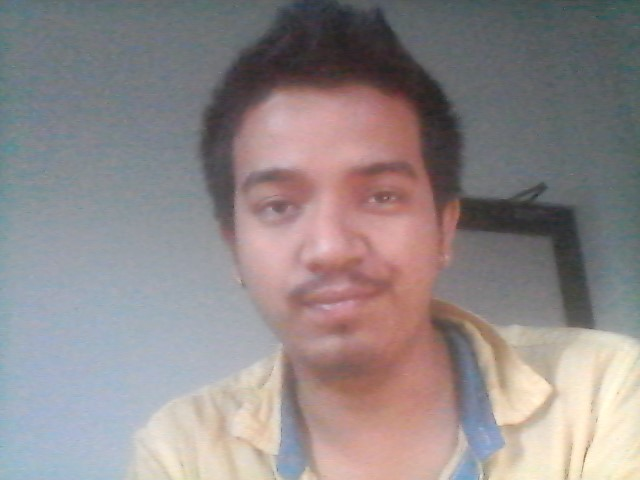
#> input picture Face_Antispoofing_System-main/presentation_tools/real_image.jpg, 640 x 480 px, given in place of the camera
$ python injection_detector.py   (older library calls are emulated)
#> lines starting #> are read from the running program, lines starting #| are printed output that depends on the picture
#> further down, frame is the input picture: shape (480, 640, 3); mean B, G, R 137, 136.6, 144.9
"""
Injection Attack Detector
Detects virtual cameras and video injection attempts
"""

import cv2
import numpy as np
import platform
import subprocess
import time

class InjectionDetector:
    def __init__(self):
        self.baseline_noise = None
        self.frame_count = 0

        # Cache for virtual camera detection (expensive operation)
        self.virtual_camera_cache = None
        self.virtual_camera_cache_time = 0
        self.virtual_camera_check_interval = 30  # Check every 30 seconds

    def detect_virtual_camera(self):
        """
        Detect if a virtual camera software is running
        Checks for: OBS, ManyCam, XSplit, etc.
        Uses caching to avoid expensive checks on every frame
        """
        current_time = time.time()

        # Return cached result if still valid
        if (self.virtual_camera_cache is not None and
            current_time - self.virtual_camera_cache_time < self.virtual_camera_check_interval):
            return self.virtual_camera_cache

        # Perform the actual check
        system = platform.system()

        if system == "Windows":
            virtual_cam_processes = [
                "obs64.exe", "obs32.exe",
                "ManyCam.exe",
                "XSplit.Core.exe",
                "CamTwist.exe",
                "vMix64.exe"
            ]

            try:
                # Get list of running processes (EXPENSIVE OPERATION)
                output = subprocess.check_output("tasklist", shell=True).decode()

                for process in virtual_cam_processes:
                    if process.lower() in output.lower():
                        result = (True, f"Virtual camera detected: {process}")
                        # Cache the result
                        self.virtual_camera_cache = result
                        self.virtual_camera_cache_time = current_time
                        return result

            except Exception as e:
                print(f"Process check error: {e}")

        # No virtual camera detected
        result = (False, "No virtual camera detected")
        self.virtual_camera_cache = result
        self.virtual_camera_cache_time = current_time
        return result

    def analyze_sensor_noise(self, frame):
        """
        Real cameras have sensor noise, injected videos are too clean
        """
        gray = cv2.cvtColor(frame, cv2.COLOR_BGR2GRAY)
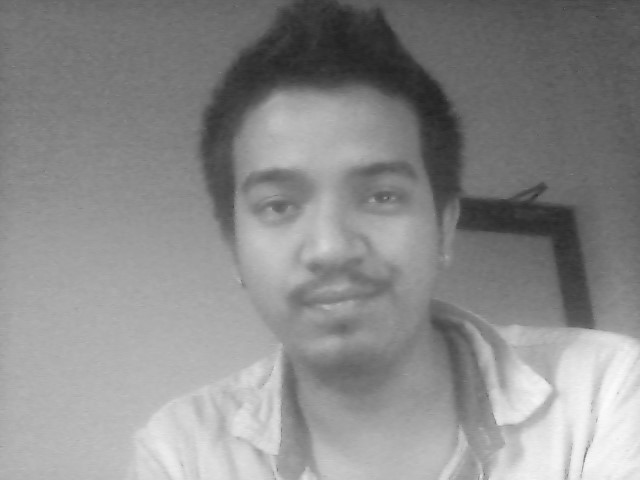
#> gray: shape (480, 640); min 34, max 252, mean 139.1

        # Calculate noise level using standard deviation of Laplacian
        noise_level = cv2.Laplacian(gray, cv2.CV_64F).std()
#> noise_level = 4.11

        # Initialize baseline on first few frames
        if self.frame_count < 10:
            if self.baseline_noise is None:
                self.baseline_noise = noise_level
#> self.baseline_noise = 4.11
            else:
                self.baseline_noise = (self.baseline_noise + noise_level) / 2
            self.frame_count += 1
            return False, noise_level

        # Injected videos have suspiciously low or zero noise
        if noise_level < 1.0:
            return True, noise_level

        return False, noise_level

    def detect_perfect_stability(self, frame, prev_frame):
        """
        Real cameras have micro-movements, injected feeds are too stable
        """
        if prev_frame is None:
            return False, 0

        # Convert to grayscale
        gray1 = cv2.cvtColor(prev_frame, cv2.COLOR_BGR2GRAY)
        gray2 = cv2.cvtColor(frame, cv2.COLOR_BGR2GRAY)

        # Calculate frame difference
        diff = cv2.absdiff(gray1, gray2)
        movement_score = np.mean(diff)

        # Suspiciously zero movement (frozen or looped video)
        if movement_score < 0.5:
            return True, movement_score

        return False, movement_score

    def check_metadata_anomalies(self, cap):
        """
        Check camera metadata for anomalies
        Virtual cameras often report perfect FPS values
        """
        if cap is None:
            return False, "No capture object provided"

        try:
            backend = cap.getBackendName()
            fps = cap.get(cv2.CAP_PROP_FPS)

            # Virtual cameras often report suspiciously perfect FPS
            # Real cameras have slight variations (29.97, 30.01, etc.)
            perfect_fps_values = [25.0, 30.0, 60.0, 120.0]

            if fps in perfect_fps_values:
                return True, f"Suspicious perfect FPS: {fps} (Backend: {backend})"

            return False, f"FPS: {fps:.2f}, Backend: {backend}"

        except Exception as e:
            return False, f"Metadata check error: {e}"

    def full_injection_check(self, frame, prev_frame=None, cap=None):
        """
        Comprehensive injection attack detection
        Returns: (is_injection, confidence, details)
        """
        results = {
            'virtual_camera': False,
            'sensor_noise': False,
            'stability': False,
            'metadata': False,
            'details': {}
        }

        # Check 1: Virtual camera software
        vc_detected, vc_msg = self.detect_virtual_camera()
        results['virtual_camera'] = vc_detected
        results['details']['virtual_camera'] = vc_msg

        # Check 2: Sensor noise analysis
        noise_suspicious, noise_level = self.analyze_sensor_noise(frame)
#> noise_suspicious = False; noise_level = 4.11
        results['sensor_noise'] = noise_suspicious
        results['details']['noise_level'] = noise_level

        # Check 3: Frame stability (only if prev_frame available)
        if prev_frame is not None:
            stability_suspicious, movement = self.detect_perfect_stability(frame, prev_frame)
            results['stability'] = stability_suspicious
            results['details']['movement_score'] = movement

        # Check 4: Metadata anomalies (if cap provided)
        if cap is not None:
            metadata_suspicious, metadata_msg = self.check_metadata_anomalies(cap)
            results['metadata'] = metadata_suspicious
            results['details']['metadata'] = metadata_msg

        # Calculate overall injection confidence
        injection_score = 0
        if results['virtual_camera']:
            injection_score += 60  # Strong indicator
        if results['sensor_noise']:
            injection_score += 15
        if results['stability']:
            injection_score += 10
        if results['metadata']:
            injection_score += 15

        is_injection = injection_score > 50

        return is_injection, injection_score, results

# Quick test
if __name__ == "__main__":
    detector = InjectionDetector()
    cap = cv2.VideoCapture(0)

    prev_frame = None

    while True:
        ret, frame = cap.read()
        if not ret:
            break

        is_injection, confidence, details = detector.full_injection_check(
            frame, prev_frame, cap
        )
#> is_injection = False; confidence = 0; details = 5 items

        # SECURITY: If injection detected, immediately block camera access
        if is_injection:
            # Create error screen
            error_frame = np.zeros_like(frame)

            # Add error messages
            cv2.putText(error_frame, "SECURITY ALERT", (50, 100),
                        cv2.FONT_HERSHEY_SIMPLEX, 1.5, (0, 0, 255), 3)
            cv2.putText(error_frame, "INJECTION ATTACK DETECTED", (50, 160),
                        cv2.FONT_HERSHEY_SIMPLEX, 1.2, (0, 0, 255), 2)
            cv2.putText(error_frame, f"Confidence: {confidence}%", (50, 210),
                        cv2.FONT_HERSHEY_SIMPLEX, 0.8, (255, 255, 255), 2)

            # Show which checks failed
            y_offset = 260
            cv2.putText(error_frame, "Failed Checks:", (50, y_offset),
                        cv2.FONT_HERSHEY_SIMPLEX, 0.7, (255, 255, 255), 2)
            y_offset += 40

            if details['virtual_camera']:
                cv2.putText(error_frame, "- Virtual Camera Software Detected", (70, y_offset),
                            cv2.FONT_HERSHEY_SIMPLEX, 0.6, (0, 0, 255), 1)
                y_offset += 30
            if details['sensor_noise']:
                cv2.putText(error_frame, "- Suspicious Low Sensor Noise", (70, y_offset),
                            cv2.FONT_HERSHEY_SIMPLEX, 0.6, (0, 0, 255), 1)
                y_offset += 30
            if details['stability']:
                cv2.putText(error_frame, "- Unnaturally Stable Frames", (70, y_offset),
                            cv2.FONT_HERSHEY_SIMPLEX, 0.6, (0, 0, 255), 1)
                y_offset += 30
            if details.get('metadata', False):
                cv2.putText(error_frame, "- Suspicious Metadata (Perfect FPS)", (70, y_offset),
                            cv2.FONT_HERSHEY_SIMPLEX, 0.6, (0, 0, 255), 1)
                y_offset += 30

            cv2.putText(error_frame, "Camera access blocked for security.", (50, y_offset + 40),
                        cv2.FONT_HERSHEY_SIMPLEX, 0.7, (255, 255, 255), 1)
            cv2.putText(error_frame, "Closing in 3 seconds...", (50, y_offset + 80),
                        cv2.FONT_HERSHEY_SIMPLEX, 0.6, (255, 255, 0), 1)

            # Show error screen
            cv2.imshow("Injection Detection Test", error_frame)
            cv2.waitKey(3000)  # Show for 3 seconds

            # Close everything
            cap.release()
            cv2.destroyAllWindows()
            print("\n" + "="*60)
            print("INJECTION ATTACK DETECTED - Camera access blocked!")
            print(f"Confidence: {confidence}%")
            print("="*60)
            break  # Exit the loop

        # Display results with clear feedback (only if no injection)
        color = (0, 255, 0)  # Green
        status = "NO INJECTION - CAMERA SECURE"

        # Main status
        cv2.putText(frame, status, (10, 30),
                    cv2.FONT_HERSHEY_SIMPLEX, 0.8, color, 2)
        cv2.putText(frame, f"Confidence: {confidence}%", (10, 60),
                    cv2.FONT_HERSHEY_SIMPLEX, 0.6, color, 2)

        # Detailed checks
        y_offset = 90
        cv2.putText(frame, "Checks:", (10, y_offset),
                    cv2.FONT_HERSHEY_SIMPLEX, 0.5, (255, 255, 255), 1)
        y_offset += 25

        # Virtual camera check
        vc_status = "PASS"
        vc_color = (0, 255, 0)
        cv2.putText(frame, f"Virtual Cam: {vc_status}", (10, y_offset),
                    cv2.FONT_HERSHEY_SIMPLEX, 0.4, vc_color, 1)
        y_offset += 20

        # Noise check
        noise_val = details['details'].get('noise_level', 0)
#> noise_val = 4.11
        noise_status = "PASS"
        noise_color = (0, 255, 0)
        cv2.putText(frame, f"Noise: {noise_status} ({noise_val:.2f})", (10, y_offset),
                    cv2.FONT_HERSHEY_SIMPLEX, 0.4, noise_color, 1)
        y_offset += 20

        # Stability check
        if 'movement_score' in details['details']:
            move_val = details['details']['movement_score']
            stab_status = "PASS"
            stab_color = (0, 255, 0)
            cv2.putText(frame, f"Stability: {stab_status} ({move_val:.2f})", (10, y_offset),
                        cv2.FONT_HERSHEY_SIMPLEX, 0.4, stab_color, 1)
            y_offset += 20

        # Metadata check
        if 'metadata' in details['details']:
            meta_status = "PASS"
            meta_color = (0, 255, 0)
            cv2.putText(frame, f"Metadata: {meta_status}", (10, y_offset),
                        cv2.FONT_HERSHEY_SIMPLEX, 0.4, meta_color, 1)
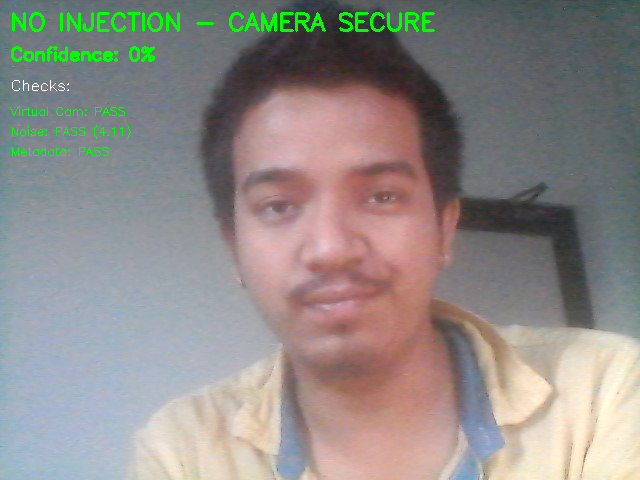
#> frame: shape (480, 640, 3); mean B, G, R 135.3, 139, 143.4


        cv2.imshow("Injection Detection Test", frame)

        prev_frame = frame.copy()

        # Check for 'q' key press OR window close button
        key = cv2.waitKey(1) & 0xFF
#> (key q is pressed here)
        if key == ord('q'):
            break

        # Check if window was closed (user clicked X button)
        if cv2.getWindowProperty("Injection Detection Test", cv2.WND_PROP_VISIBLE) < 1:
            break

    cap.release()
    cv2.destroyAllWindows()
    print("\nCamera closed successfully.")

$ run again, on Face_Antispoofing_System-main/presentation_tools/real_face.jpg
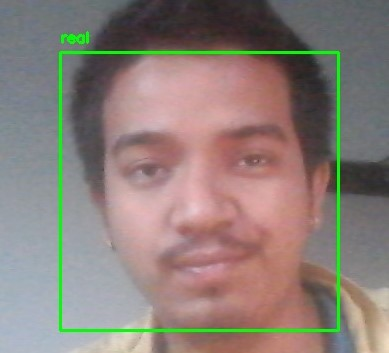
#> input picture Face_Antispoofing_System-main/presentation_tools/real_face.jpg, 389 x 353 px, given in place of the camera
#> frame is the input picture: shape (353, 389, 3); mean B, G, R 120.9, 126.9, 139.6
#> in analyze_sensor_noise, `gray = cv2.cvtColor(frame, cv2.COLOR_BGR2GRAY)`:
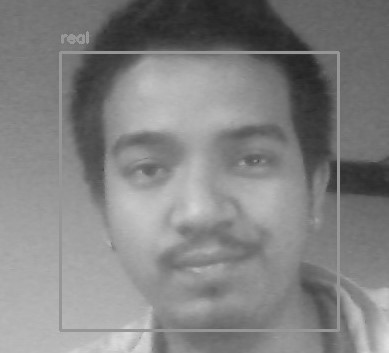
#> gray: shape (353, 389); min 34, max 224, mean 130.1
#> in analyze_sensor_noise, `noise_level = cv2.Laplacian(gray, cv2.CV_64F).std()`: noise_level = 9.4
#> in full_injection_check, `noise_suspicious, noise_level = self.analyze_sensor_noise(frame)`: noise_suspicious = False; noise_level = 9.4
#> is_injection = False; confidence = 0; details = 5 items
#> noise_val = 9.4
#> `cv2.putText(frame, f"Metadata: {meta_status}", (10, y_offset), cv2.FON..`:
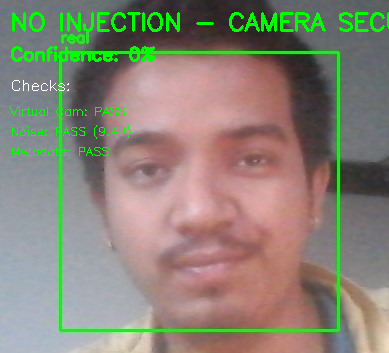
#> frame: shape (353, 389, 3); mean B, G, R 118, 132.1, 136.8

$ run again, on Face_Antispoofing_System-main/presentation_tools/resized_real_face.jpg
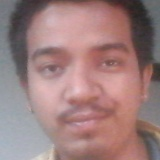
#> input picture Face_Antispoofing_System-main/presentation_tools/resized_real_face.jpg, 160 x 160 px, given in place of the camera
#> frame is the input picture: shape (160, 160, 3); mean B, G, R 125.7, 126.5, 157.4
#> in analyze_sensor_noise, `gray = cv2.cvtColor(frame, cv2.COLOR_BGR2GRAY)`:
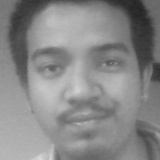
#> gray: shape (160, 160); min 37, max 217, mean 135.7
#> in analyze_sensor_noise, `noise_level = cv2.Laplacian(gray, cv2.CV_64F).std()`: noise_level = 5.29
#> in full_injection_check, `noise_suspicious, noise_level = self.analyze_sensor_noise(frame)`: noise_suspicious = False; noise_level = 5.29
#> is_injection = False; confidence = 0; details = 5 items
#> noise_val = 5.29
#> `cv2.putText(frame, f"Metadata: {meta_status}", (10, y_offset), cv2.FON..`:
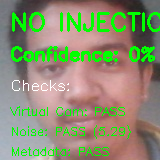
#> frame: shape (160, 160, 3); mean B, G, R 113.1, 142.8, 140.9

$ run again, on Face_Antispoofing_System-main/presentation_tools/resized_spoof_face.jpg
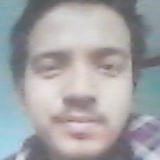
#> input picture Face_Antispoofing_System-main/presentation_tools/resized_spoof_face.jpg, 160 x 160 px, given in place of the camera
#> frame is the input picture: shape (160, 160, 3); mean B, G, R 166, 163.9, 164
#> in analyze_sensor_noise, `gray = cv2.cvtColor(frame, cv2.COLOR_BGR2GRAY)`:
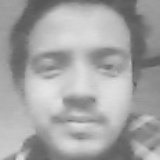
#> gray: shape (160, 160); min 87, max 229, mean 164.2
#> in analyze_sensor_noise, `noise_level = cv2.Laplacian(gray, cv2.CV_64F).std()`: noise_level = 5.03
#> in full_injection_check, `noise_suspicious, noise_level = self.analyze_sensor_noise(frame)`: noise_suspicious = False; noise_level = 5.03
#> is_injection = False; confidence = 0; details = 5 items
#> noise_val = 5.03
#> `cv2.putText(frame, f"Metadata: {meta_status}", (10, y_offset), cv2.FON..`:
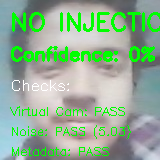
#> frame: shape (160, 160, 3); mean B, G, R 148.6, 175.5, 146.3
